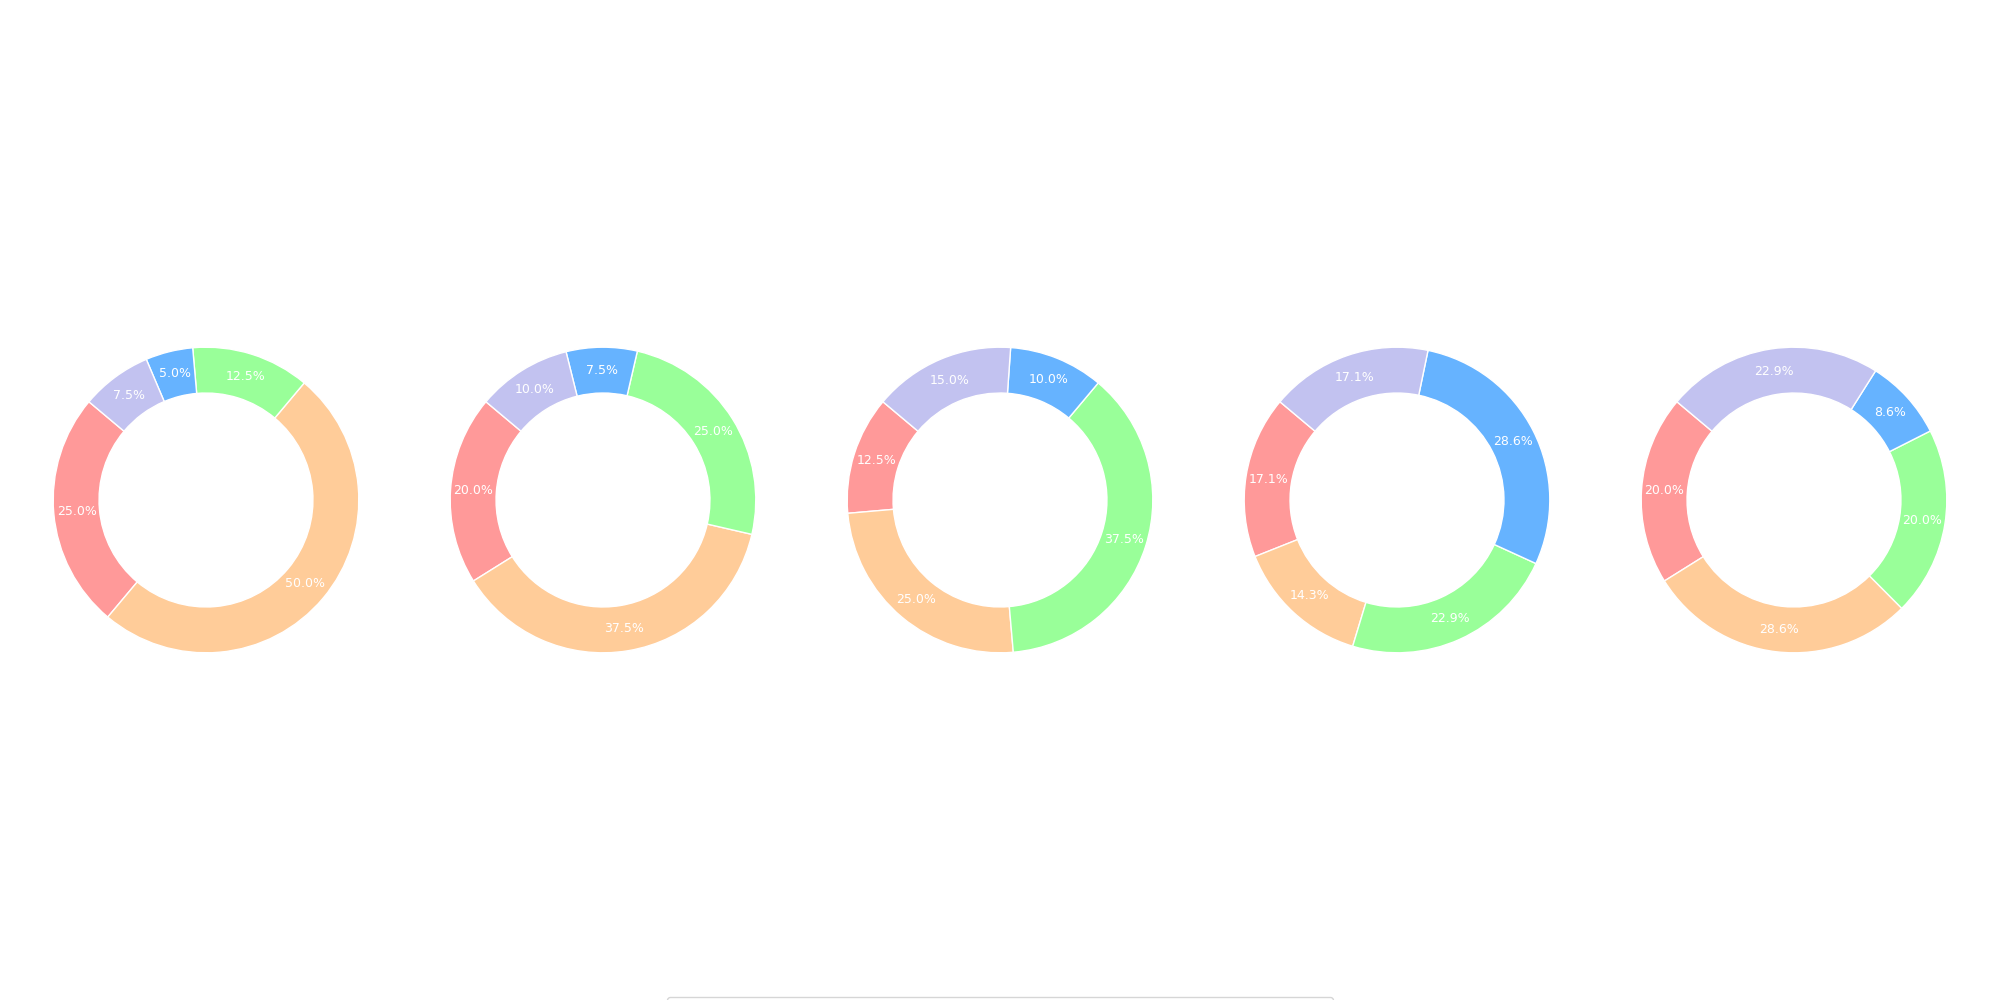

Write Python code to recreate this figure.
import matplotlib.pyplot as plt
import numpy as np

departments = ['Engineering', 'Marketing', 'Sales', 'HR', 'Support']
tasks = ['Meetings', 'Project Work', 'Emails', 'Training', 'Miscellaneous']

task_data = np.array([
    [10, 20, 5, 2, 3],  # Engineering
    [8, 15, 10, 3, 4],  # Marketing
    [5, 10, 15, 4, 6],  # Sales
    [6, 5, 8, 10, 6],   # HR
    [7, 10, 7, 3, 8]    # Support
])

colors = ['#FF9999', '#FFCC99', '#99FF99', '#66B3FF', '#C2C2F0']

fig, axes = plt.subplots(1, len(departments), figsize=(20, 10), subplot_kw=dict(aspect="equal"))

for ax, task_distribution in zip(axes, task_data):
    wedges, _, autotexts = ax.pie(task_distribution,
                                  colors=colors,
                                  startangle=140,
                                  wedgeprops=dict(width=0.3, edgecolor='w'),
                                  autopct='%1.1f%%',
                                  pctdistance=0.85)
    
    for autotext in autotexts:
        autotext.set_color('white')
        autotext.set_fontsize(9)
    
    center_circle = plt.Circle((0, 0), 0.70, fc='white')
    ax.add_artist(center_circle)

fig.legend(wedges, tasks, title="Tasks", loc='lower center', bbox_to_anchor=(0.5, -0.05), fontsize=10, ncol=len(tasks))

plt.tight_layout(rect=[0, 0.05, 1, 0.95])
plt.show()
